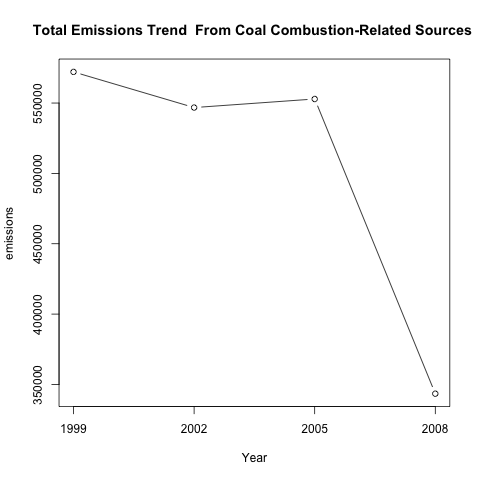

Write the R code that produced this figure.
source("readData.R")

## get data from coal combustion-related sources 
SCC_coal_comb<-SCC[grepl("^Fuel Comb.*?Coal$",SCC$EI.Sector),"SCC"]
CoalRelatedData<-SummarySCC[SummarySCC$SCC %in% SCC_coal_comb,]

## calculate total emissions
TotalEmissions<-tapply(CoalRelatedData$Emissions,CoalRelatedData$year,sum,na.rm=TRUE)

emissions<-round(TotalEmissions,digits = 0)
years<-rownames(TotalEmissions)

png("plot4.png")

## make the plot. 
plot(years,
     emissions,
     type = "b",
     xlab = "Year", 
     xaxt="n",
     main="Total Emissions Trend  From Coal Combustion-Related Sources ")
axis(side = 1,at = years,labels = years)

dev.off()